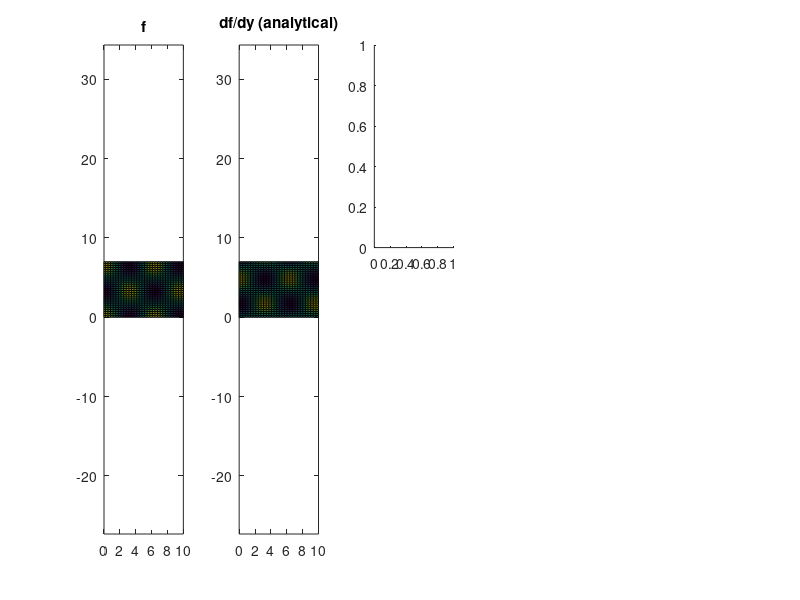

Write MATLAB code to recreate this figure. (Note: this script raises an error after producing the figure.)
%% Test scripts for finite difference functions

clear all
close all
clc

% make sure to copy your *.m-files into the 'functions' directory  
addpath('functions')

% 1-D coordinates 
nx          = 50;
ny          = 30;
x           = linspace(0,10,nx);
y           = linspace(0,7, ny);
dx          = x(2)-x(1);
dy          = y(2)-y(1);

% 2-D coordinates
[xx,yy]     = ndgrid(x,y);

% surrogate data
f                   =  cos(xx).*cos(yy);
dfdy_analytical     = -cos(xx).*sin(yy);
d2fdy2_analytical   = -cos(xx).*cos(yy);

%% First derivative and error
figure
subplot(2,5,[1 6])
pcolor(xx,yy,f)
caxis([-1 1])
axis equal tight
title('f')

subplot(2,5,[2 7])
pcolor(xx,yy,dfdy_analytical)
caxis([-1 1])
axis equal tight
title('df/dy (analytical)')

subplot(2,5,3)
dfdy = ddy_fwd(f,dy);
pcolor(xx,yy,dfdy)
caxis([-1 1])
axis equal tight
title('df/dy (forward difference)')

subplot(2,5,3+5)
pcolor(xx,yy,abs(dfdy-dfdy_analytical))
caxis([-0.1 0.1])
axis equal tight
title('Error - df/dy (forward difference)')

subplot(2,5,4)
dfdy = ddy_bwd(f,dy);
pcolor(xx,yy,dfdy)
caxis([-1 1])
axis equal tight
title('df/dy (backward difference)')

subplot(2,5,4+5)
pcolor(xx,yy,abs(dfdy-dfdy_analytical))
caxis([-0.1 0.1])
axis equal tight
title('Error - df/dy (backward difference)')


subplot(2,5,5)
dfdy = ddy_central(f,dy);
pcolor(xx,yy,dfdy)
caxis([-1 1])
axis equal tight
title('df/dy (central difference)')

subplot(2,5,5+5)
pcolor(xx,yy,abs(dfdy-dfdy_analytical))
caxis([-0.1 0.1])
axis equal tight
title('Error - df/dy (central difference)')







